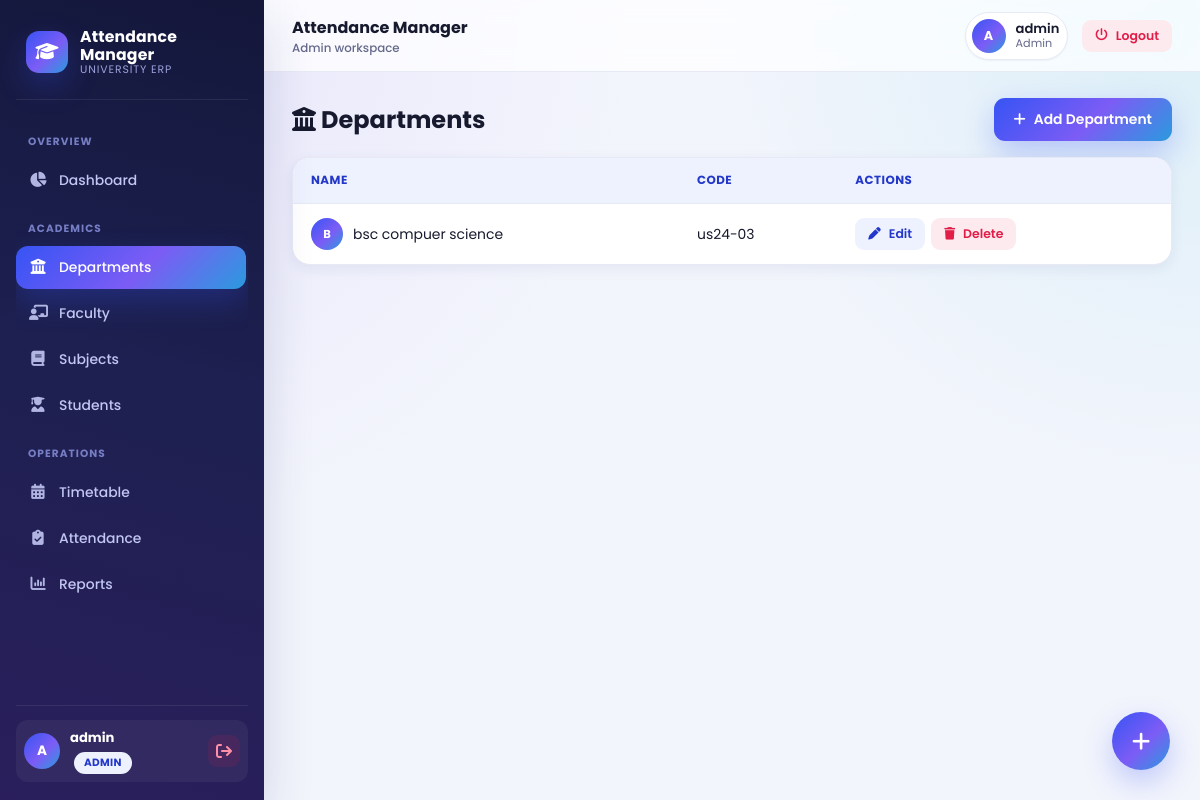
The page /departments (signed in) on the database its author committed.
### tables this page shows
CREATE TABLE departments (
                id INTEGER PRIMARY KEY AUTOINCREMENT,
                name TEXT UNIQUE NOT NULL,
                code TEXT,
                created_at TEXT DEFAULT (datetime('now'))
            );

### app.py (the view)
@app.route("/departments")
@role_required("admin")
def departments():
    all_departments = db.get_all_departments()
    return render_template("departments.html", departments=all_departments)

### app.py (called while the page is built)
def role_required(*roles):
    def decorator(view_func):
        @wraps(view_func)
        def wrapped(*args, **kwargs):
            if "user_id" not in session:
                flash("Please log in to continue.", "warning")
                return redirect(url_for("login"))
            if session.get("role") not in roles:
                flash("You do not have permission to view that page.", "error")
                return redirect(url_for("dashboard"))
            return view_func(*args, **kwargs)
        return wrapped
    return decorator

@app.context_processor
def inject_user():
    return {
        "current_user": session.get("username"),
        "current_role": session.get("role"),
    }

### database.py (called while the page is built)
def get_db_connection():
    conn = sqlite3.connect(DB_PATH, timeout=DB_TIMEOUT_SECONDS)
    conn.row_factory = sqlite3.Row
    conn.execute("PRAGMA foreign_keys = ON")
    conn.execute(f"PRAGMA busy_timeout = {DB_TIMEOUT_SECONDS * 1000}")
    conn.execute("PRAGMA journal_mode = WAL")
    conn.execute("PRAGMA synchronous = NORMAL")
    return conn

def get_all_departments():
    conn = get_db_connection()
    try:
        rows = conn.execute("SELECT * FROM departments ORDER BY name ASC").fetchall()
    finally:
        conn.close()
    return rows

### templates/departments.html (shortened to what this page needs)
{% extends "base.html" %}
{% block content %}
<div class="page-header">
    <h1><i class="fa-solid fa-building-columns"></i> Departments</h1>
    <a href="{{ url_for('add_department') }}" class="btn btn-primary"><i class="fa-solid fa-plus"></i> Add Department</a>
</div>
{% if departments %}
<div class="table-wrapper reveal">
    <table class="data-table">
        <thead>
            <tr>
                <th>Name</th>
                <th>Code</th>
                <th>Actions</th>
            </tr>
        </thead>
        <tbody>
            {% for d in departments %}
            <tr>
                <td>
                    <div class="name-cell">
                        <span class="cell-avatar">{{ d.name[0]|upper }}</span>
                        {{ d.name }}
                    </div>
                </td>
                <td>{{ d.code or "-" }}</td>
                <td class="actions-cell">
                    <a href="{{ url_for('edit_department', dept_id=d.id) }}" class="btn btn-small btn-secondary"><i class="fa-solid fa-pen"></i> Edit</a>
                    <form method="POST" action="{{ url_for('delete_department', dept_id=d.id) }}" class="inline-form" onsubmit="return confirmDelete('{{ d.name }}');">
                        <button type="submit" class="btn btn-small btn-danger"><i class="fa-solid fa-trash"></i> Delete</button>
                    </form>
                </td>
            </tr>
            {% endfor %}
        </tbody>
    </table>
</div>
{% else %}
<p class="empty-state"><i class="fa-solid fa-building-circle-xmark"></i><br>No departments added yet. Click "Add Department" to get started.</p>
{% endif %}
<a href="{{ url_for('add_department') }}" class="fab" title="Add Department"><i class="fa-solid fa-plus"></i></a>
{% endblock %}

### static/css/style.css (style rules this page uses)
:root { --royal: #3654f4; --royal-dark: #2338c9; --violet: #8b5cf6; --cyan: #06b6d4; --blue-50: #eef2ff; --primary: var(--royal); --primary-dark: var(--royal-dark); --gradient-brand: linear-gradient(135deg, #3654f4 0%, #7c5cf5 55%, #06b6d4 120%); --gradient-brand-soft: linear-gradient(135deg, rgba(54,84,244,.12), rgba(124,92,245,.12) 55%, rgba(6,182,212,.12)); --gradient-violet: linear-gradient(135deg, #7c3aed, #6366f1); --green: #16a34a; --green-soft: #e7faf0; --red: #e11d48; --red-soft: #fdeaef; --yellow: #d97706; --yellow-soft: #fef6e6; --orange: #f97316; --orange-soft: #fff1e6; --gray: #6b7280; --gray-soft: #f1f2f7; --bg: #f3f5fc; --bg-accent: #eef1ff; --card-bg: #ffffff; --glass-bg: rgba(255, 255, 255, 0.72); --border: #e7e9f5; --text: #171a2e; --text-dim: #64698a; --radius: 18px; --radius-sm: 12px; --radius-lg: 24px; --shadow-xs: 0 1px 2px rgba(30, 41, 87, 0.05); --shadow-sm: 0 4px 14px rgba(35, 45, 110, 0.07); --shadow-md: 0 10px 30px rgba(35, 45, 110, 0.10); --shadow-lg: 0 20px 48px rgba(35, 45, 110, 0.16); --shadow-glow: 0 12px 30px rgba(54, 84, 244, 0.28); --sidebar-w: 264px; --topbar-h: 72px; --ease: cubic-bezier(.4, 0, .2, 1); }
* { box-sizing: border-box; }
html { scroll-behavior: smooth; }
body { margin: 0; font-family: 'Poppins', 'Segoe UI', Roboto, Helvetica, Arial, sans-serif; background: radial-gradient(circle at 8% 0%, rgba(124, 92, 245, .10), transparent 40%), radial-gradient(circle at 100% 0%, rgba(6, 182, 212, .10), transparent 35%), var(--bg); color: var(--text); -webkit-font-smoothing: antialiased; min-height: 100vh; }
a { color: inherit; }
h1, h2, h3 { font-family: 'Poppins', sans-serif; margin: 0; }
.reveal { opacity: 0; transform: translateY(16px); transition: opacity .5s var(--ease), transform .5s var(--ease); }
.reveal.in-view { opacity: 1; transform: translateY(0); }
.btn { display: inline-flex; align-items: center; gap: 8px; padding: 11px 20px; border-radius: 11px; border: none; font-size: .87rem; font-weight: 600; text-decoration: none; cursor: pointer; transition: transform .16s var(--ease), box-shadow .16s var(--ease), background .16s var(--ease), color .16s var(--ease); font-family: inherit; position: relative; overflow: hidden; white-space: nowrap; }
.btn-primary { background: var(--gradient-brand); color: #fff; box-shadow: var(--shadow-glow); }
.btn-secondary { background: var(--blue-50); color: var(--primary-dark); }
.btn-danger { background: var(--red-soft); color: var(--red); }
.btn-small { padding: 7px 13px; font-size: .78rem; border-radius: 9px; }
.inline-form { display: inline; }
.fab { position: fixed; right: 30px; bottom: 30px; width: 58px; height: 58px; border-radius: 50%; background: var(--gradient-brand); color: #fff; display: flex; align-items: center; justify-content: center; font-size: 1.3rem; text-decoration: none; box-shadow: var(--shadow-glow); z-index: 45; transition: transform .2s var(--ease), box-shadow .2s var(--ease); animation: pulseGlow 2.4s ease-in-out infinite; }
.page-header { display: flex; justify-content: space-between; align-items: center; flex-wrap: wrap; gap: 14px; margin-bottom: 6px; }
.page-header h1 { font-size: 1.5rem; font-weight: 700; }
.table-wrapper { background: var(--card-bg); border: 1px solid var(--border); border-radius: var(--radius); overflow-x: auto; margin-top: 16px; box-shadow: var(--shadow-sm); }
.data-table { width: 100%; border-collapse: collapse; }
.data-table th, .data-table td { text-align: left; padding: 14px 18px; border-bottom: 1px solid var(--border); font-size: .87rem; }
.data-table th { background: var(--blue-50); color: var(--primary-dark); font-weight: 700; font-size: .74rem; text-transform: uppercase; letter-spacing: .04em; white-space: nowrap; }
.data-table tbody tr { transition: background .15s var(--ease); }
.data-table tr:last-child td { border-bottom: none; }
.actions-cell { display: flex; gap: 6px; flex-wrap: wrap; }
.name-cell { display: flex; align-items: center; gap: 10px; }
.cell-avatar { width: 32px; height: 32px; border-radius: 50%; background: var(--gradient-brand); color: #fff; display: flex; align-items: center; justify-content: center; font-size: .72rem; font-weight: 700; flex-shrink: 0; }

### rows shown on the page
departments: name "B", name "bsc compuer science", code "us24-03"

### other values the page prints
{{ current_user[0]|upper }} "A"
{{ current_user }} "admin"
{{ current_role|capitalize }} "ADMIN"
{{ current_role|capitalize }} "Admin"
